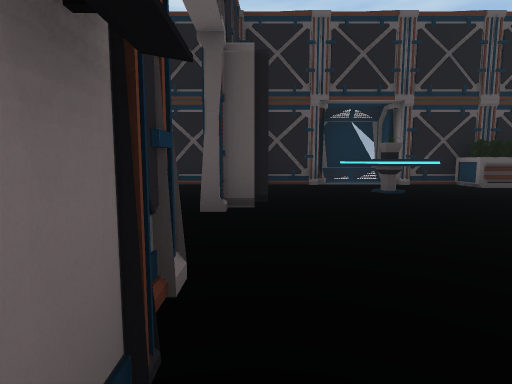
[1] (above)

16 first-person views from a walk through a 3-D level made in the Unity game engine. The camera is 1.2 m above the floor, tilts 6° down and sees 80° across. Doors are open. The floor is counted in squares, 2 m on a side. Each view is taken from the middle of a square. On the plan, view 1 faces up. The plan holds only what a view shows up to about 9 squares ahead; the rest is blank. The place goes on beyond the plan. The player is left out. Some animated figures are not drawn.

[2]
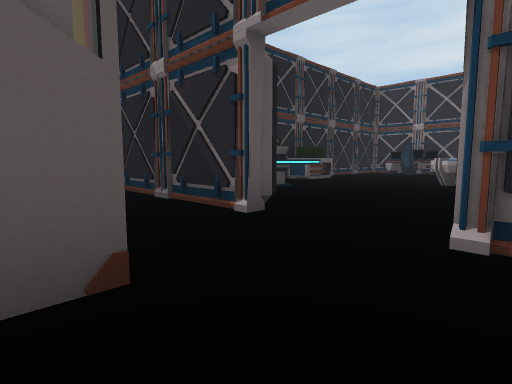

[3]
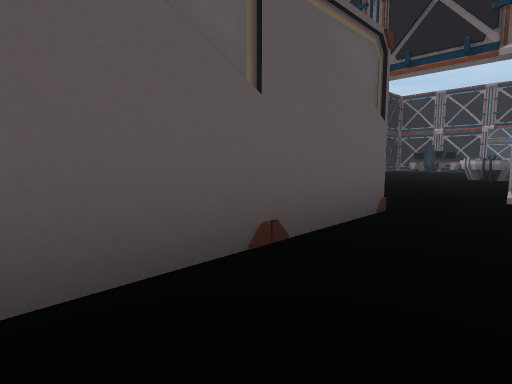

[4]
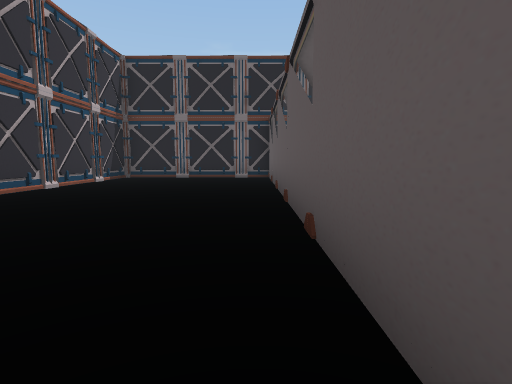

[5]
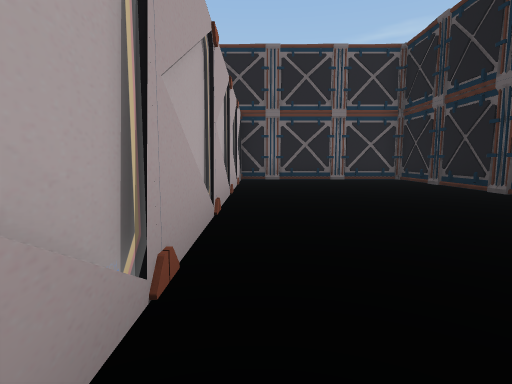

[6]
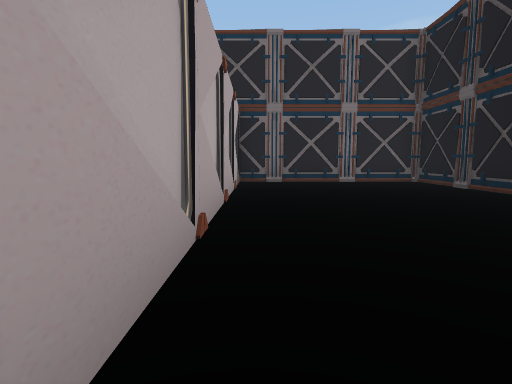

[7]
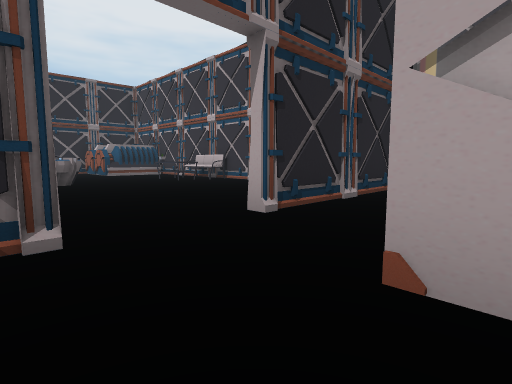

[8]
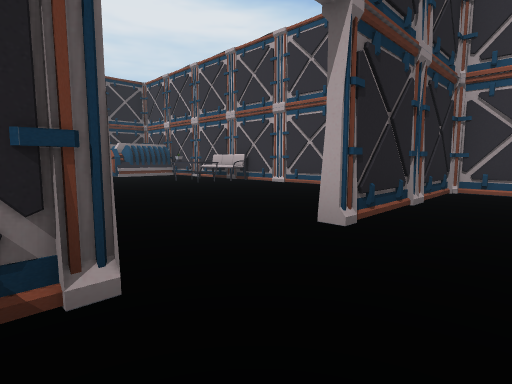

[9]
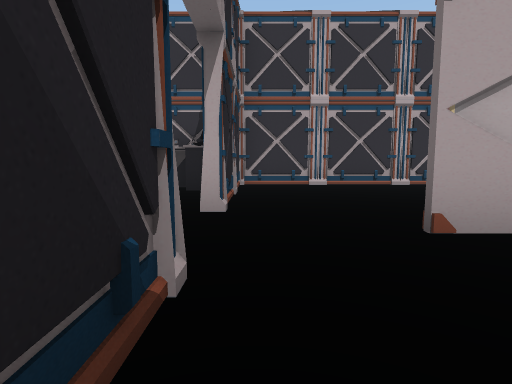

[10]
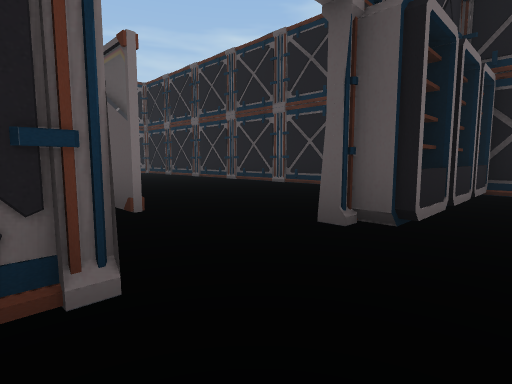

[11]
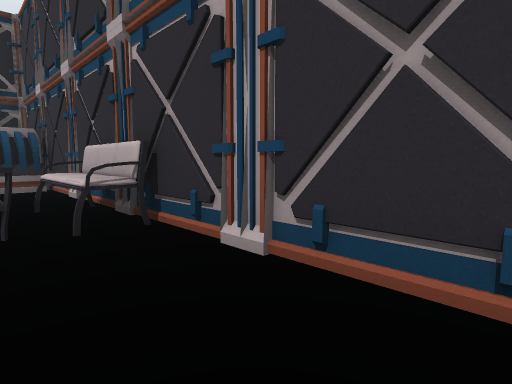

[12]
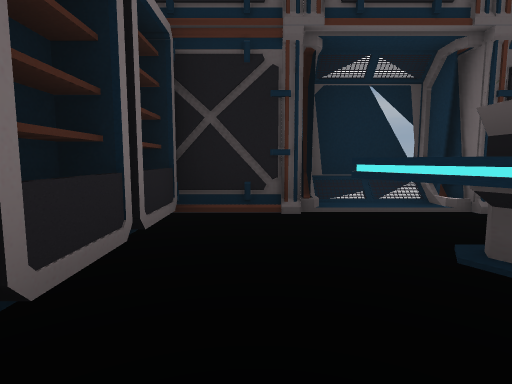

[13]
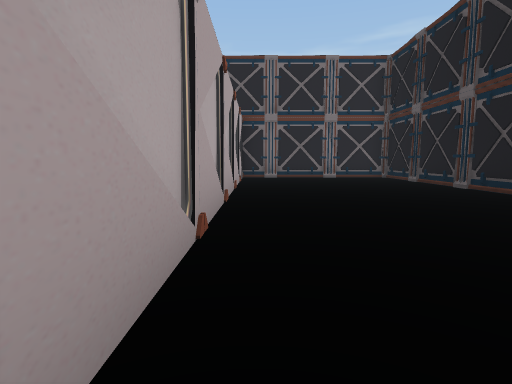

[14]
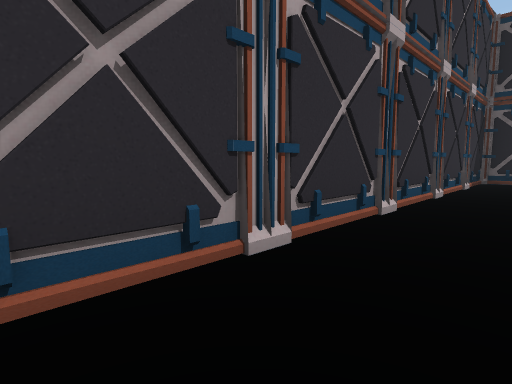

[15]
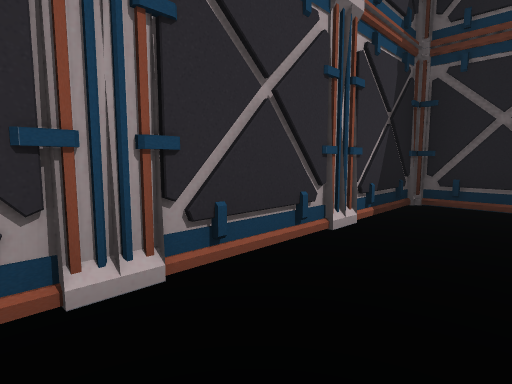

[16]
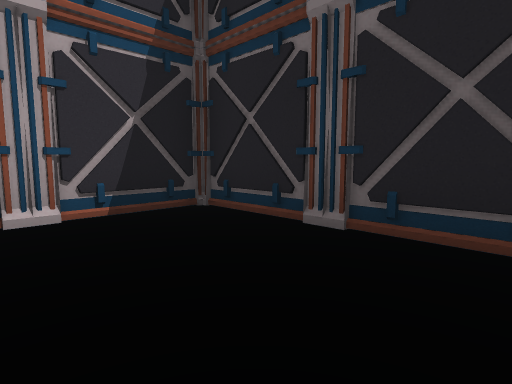

### Floor plan
Points are (right, up) in squares from view 1. A wall is a line through its corners. A room is listed if a view was taken in it or the views show most of it. See-through windows are left out.
Room 1 (views 1, 5, 6, 7, 8, 9, 10, 11, 12, 13)
walls: (4.5, 7.4) (3.3, 7.4); (-0.3, 1.5) (-0.3, 0.2); (-0.6, 3.4) (-0.6, 7.1); (-0.4, 1.3) (-0.8, 1.3); (1.6, 7.4) (0.4, 7.4); (1.1, 7.6) (0.7, 7.3); (3.9, -2.6) (4.3, -2.3); (2, -2.4) (4.5, -2.4); (2.2, -2.6) (2.9, -2.1); (6.4, -2.4) (8.4, -2.4); (-1.2, 7.4) (-5.5, 7.4); (-7.2, 7.4) (-12.4, 7.4) (-12.4, 2.4); (-11.8, 2.6) (-2.4, 2.6)
ways out: opening at (-2, 2) to room 2; open door at (-0.5, 2.5) to room 2
objects: other object (0, 4); other object (0, 6); other object (2, 5) to (3, 5); other object (2, 6) to (3, 6); other object (5, -1) to (6, -1); projector (5, 2) to (6, 3); other object (9, -2) to (9, 0)
Room 2 (views 2, 3, 4, 14, 15, 16)
walls: (-5.3, -2.2) (-4.9, -2.5); (-4.2, -2.2) (-3.8, -2.5); (-9.2, -2.6) (-8.8, -2.3); (-2.4, 2.4) (-10.6, 2.4); (-10.1, -2.2) (-9.7, -2.5); (-0.8, 0.7) (-0.4, 1.3); (-0.7, -1.4) (-0.4, -1); (-12.4, 0.9) (-12.4, -2.4) (-0.6, -2.4) (-0.6, 1.5); (-12.5, -0.9) (-12.2, -1.3); (-12.5, -1.7) (-12.2, -2.2) (-11.8, -2.5)
ways out: opening at (-2, 2) to room 1; open door at (-0.5, 2.5) to room 1

Where each view was taken, in squares from view 1:
view 1: 0 up, 0 right, facing up
view 2: 1 up, 3 left, facing up-right
view 3: 1 up, 6 left, facing up-right
view 4: 2 up, 2 left, facing left
view 5: 3 up, 3 left, facing left
view 6: 3 up, 4 left, facing left
view 7: 4 up, 3 left, facing down-right
view 8: 4 up, 2 left, facing down-right
view 9: 5 up, 1 left, facing down
view 10: 1 up, 1 right, facing up-left
view 11: 1 down, 2 right, facing down-right
view 12: 4 up, 1 right, facing up
view 13: 3 up, 2 left, facing left
view 14: 1 down, 3 left, facing down-left
view 15: 1 down, 8 left, facing down-left
view 16: 1 up, 10 left, facing down-left
